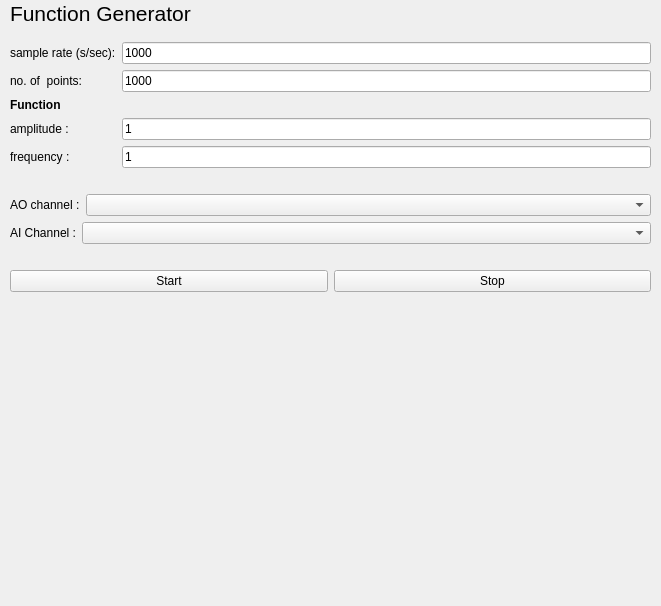
<?xml version="1.0" encoding="UTF-8"?>
<ui version="4.0">
 <class>fgform</class>
 <widget class="QWidget" name="fgform">
  <property name="geometry">
   <rect>
    <x>0</x>
    <y>0</y>
    <width>661</width>
    <height>606</height>
   </rect>
  </property>
  <property name="windowTitle">
   <string>Form</string>
  </property>
  <widget class="QWidget" name="">
   <property name="geometry">
    <rect>
     <x>10</x>
     <y>-9</y>
     <width>647</width>
     <height>608</height>
    </rect>
   </property>
   <layout class="QGridLayout" name="gridLayout_2">
    <item row="0" column="0">
     <layout class="QVBoxLayout" name="verticalLayout">
      <item>
       <widget class="QLabel" name="ttl">
        <property name="font">
         <font>
          <pointsize>16</pointsize>
         </font>
        </property>
        <property name="lineWidth">
         <number>6</number>
        </property>
        <property name="text">
         <string>Function Generator</string>
        </property>
        <property name="scaledContents">
         <bool>false</bool>
        </property>
       </widget>
      </item>
      <item>
       <layout class="QGridLayout" name="gridLayout">
        <item row="0" column="0" colspan="2">
         <widget class="QLabel" name="label">
          <property name="text">
           <string>sample rate (s/sec):</string>
          </property>
         </widget>
        </item>
        <item row="0" column="2">
         <widget class="QLineEdit" name="sr_edit">
          <property name="text">
           <string>1000</string>
          </property>
         </widget>
        </item>
        <item row="1" column="2">
         <widget class="QLineEdit" name="npts_edit">
          <property name="text">
           <string>1000</string>
          </property>
         </widget>
        </item>
        <item row="2" column="0">
         <widget class="QLabel" name="label_3">
          <property name="font">
           <font>
            <weight>75</weight>
            <bold>true</bold>
           </font>
          </property>
          <property name="text">
           <string>Function</string>
          </property>
         </widget>
        </item>
        <item row="3" column="0">
         <widget class="QLabel" name="label_4">
          <property name="text">
           <string>amplitude :</string>
          </property>
         </widget>
        </item>
        <item row="4" column="0">
         <widget class="QLabel" name="label_5">
          <property name="text">
           <string>frequency :</string>
          </property>
         </widget>
        </item>
        <item row="1" column="0" colspan="2">
         <widget class="QLabel" name="label_2">
          <property name="text">
           <string>no. of  points:</string>
          </property>
         </widget>
        </item>
        <item row="3" column="2">
         <widget class="QLineEdit" name="amp_edit">
          <property name="text">
           <string>1</string>
          </property>
         </widget>
        </item>
        <item row="4" column="2">
         <widget class="QLineEdit" name="freq_edit">
          <property name="text">
           <string>1</string>
          </property>
         </widget>
        </item>
       </layout>
      </item>
      <item>
       <spacer name="horizontalSpacer_2">
        <property name="orientation">
         <enum>Qt::Horizontal</enum>
        </property>
        <property name="sizeHint" stdset="0">
         <size>
          <width>40</width>
          <height>20</height>
         </size>
        </property>
       </spacer>
      </item>
      <item>
       <layout class="QHBoxLayout" name="horizontalLayout">
        <item>
         <widget class="QLabel" name="label_6">
          <property name="sizePolicy">
           <sizepolicy hsizetype="Fixed" vsizetype="Preferred">
            <horstretch>0</horstretch>
            <verstretch>0</verstretch>
           </sizepolicy>
          </property>
          <property name="text">
           <string>AO channel :</string>
          </property>
         </widget>
        </item>
        <item>
         <widget class="QComboBox" name="aochan_box"/>
        </item>
       </layout>
      </item>
      <item>
       <layout class="QHBoxLayout" name="horizontalLayout_3">
        <item>
         <widget class="QLabel" name="label_7">
          <property name="sizePolicy">
           <sizepolicy hsizetype="Fixed" vsizetype="Preferred">
            <horstretch>0</horstretch>
            <verstretch>0</verstretch>
           </sizepolicy>
          </property>
          <property name="text">
           <string>AI Channel :</string>
          </property>
         </widget>
        </item>
        <item>
         <widget class="QComboBox" name="aichan_box"/>
        </item>
       </layout>
      </item>
      <item>
       <spacer name="horizontalSpacer">
        <property name="orientation">
         <enum>Qt::Horizontal</enum>
        </property>
        <property name="sizeHint" stdset="0">
         <size>
          <width>40</width>
          <height>20</height>
         </size>
        </property>
       </spacer>
      </item>
      <item>
       <layout class="QHBoxLayout" name="horizontalLayout_2">
        <item>
         <widget class="QPushButton" name="start_button">
          <property name="text">
           <string>Start</string>
          </property>
         </widget>
        </item>
        <item>
         <widget class="QPushButton" name="stop_button">
          <property name="text">
           <string>Stop</string>
          </property>
         </widget>
        </item>
       </layout>
      </item>
     </layout>
    </item>
    <item row="0" column="1">
     <widget class="MatplotlibWidget" name="outplot"/>
    </item>
    <item row="1" column="1">
     <widget class="MatplotlibWidget" name="inplot"/>
    </item>
   </layout>
  </widget>
 </widget>
 <customwidgets>
  <customwidget>
   <class>MatplotlibWidget</class>
   <extends>QWidget</extends>
   <header>matplotlibwidget</header>
  </customwidget>
 </customwidgets>
 <resources/>
 <connections/>
</ui>
